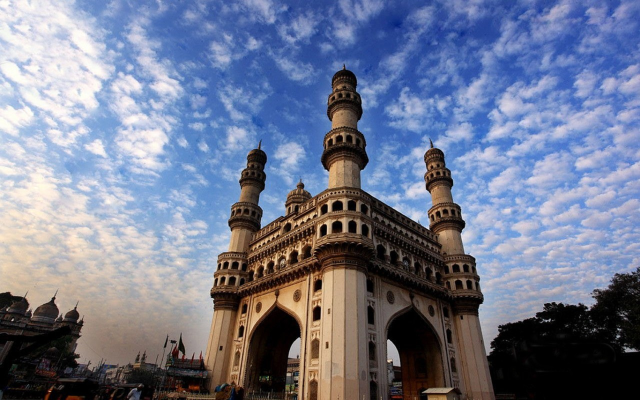
#> input picture your_image.jpg, 1280 x 800 px (shown at 1/2 size)
$ python PROG9.py
#> lines starting #> are read from the running program, lines starting #| are printed output that depends on the picture
import cv2
import matplotlib.pyplot as plt

# Read the image
image = cv2.imread("your_image.jpg")  # Replace with the correct path to your image
#> image is the input picture: shape (800, 1280, 3); mean B, G, R 143.9, 121.3, 114.4

# Check if the image was loaded successfully
if image is None:
    print("Error: Could not load the image.")
else:
    # Resize to a smaller size (50% of the original size)
    small_image = cv2.resize(image, None, fx=0.5, fy=0.5, interpolation=cv2.INTER_LINEAR)
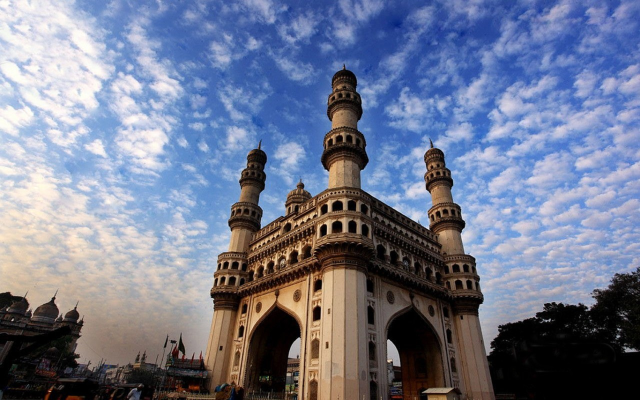
#> small_image: shape (400, 640, 3); mean B, G, R 144, 121.4, 114.5

    # Resize to a larger size (200% of the original size)
    large_image = cv2.resize(image, None, fx=2.0, fy=2.0, interpolation=cv2.INTER_LINEAR)

    # Display the original, small, and large images using matplotlib
    plt.figure(figsize=(15,5))

    # Show original image
    plt.subplot(1, 3, 1)
    plt.imshow(cv2.cvtColor(image, cv2.COLOR_BGR2RGB))
    plt.title("Original Image")
    plt.axis("off")

    # Show small image
    plt.subplot(1, 3, 2)
    plt.imshow(cv2.cvtColor(small_image, cv2.COLOR_BGR2RGB))
    plt.title("Smaller Image")
    plt.axis("off")

    # Show large image
    plt.subplot(1, 3, 3)
    plt.imshow(cv2.cvtColor(large_image, cv2.COLOR_BGR2RGB))
    plt.title("Larger Image")
    plt.axis("off")

    # Display the images
    plt.show()
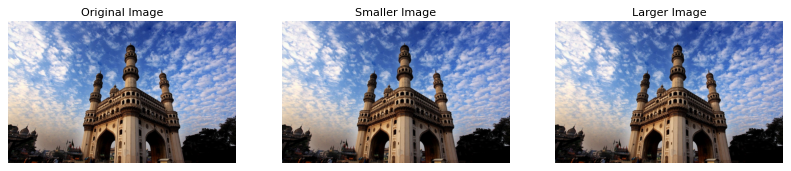
#> figure drawn by matplotlib, 3 panels

$ run again, with equalized_image.jpg copied over your_image.jpg
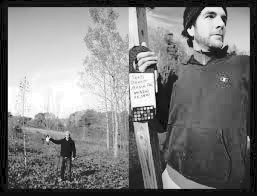
#> input picture equalized_image.jpg, 257 x 196 px
#> image is the input picture: shape (196, 257, 3); min 0, max 255, mean 126.1
#> `small_image = cv2.resize(image, None, fx=0.5, fy=0.5, interpolation=cv..`:
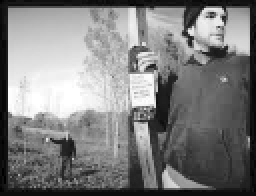
#> small_image: shape (98, 128, 3) (shown 2 times larger); min 0, max 255, mean 126.7
#> `plt.show()`:
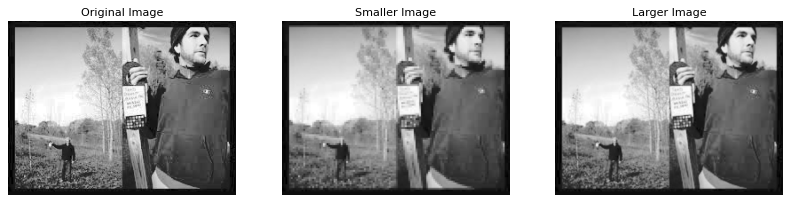
#> figure drawn by matplotlib, 3 panels
